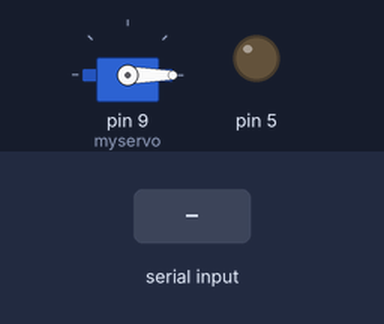
The sketch below on a simulated Arduino Uno, built with avr-gcc and run on an emulated ATmega328P. On the bench: servo, output pins drawn as LEDs (lit = HIGH). The inputs (shaded band) are chosen by the test bench.

Above: at 1.2 s.
1.3 s: "a" received over Serial
At 2.4 s:
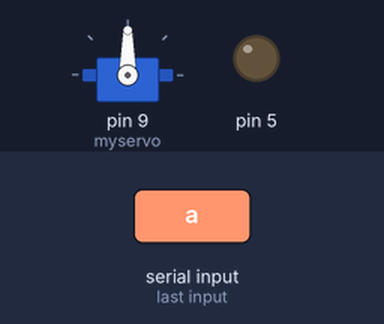
Timing chart, 0 to 4.3 s (numbered marks = the images above; inputs shaded):
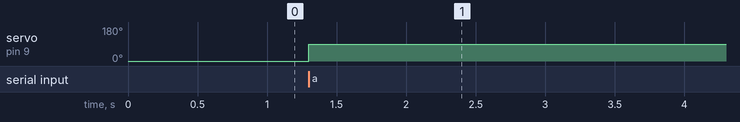

The sketch:

door.ino
```cpp
#include<Servo.h>
Servo myservo;
char d;
int pos;
void setup() {
  // put your setup code here, to run once:
Serial.begin(9600);
pinMode(5,OUTPUT);
myservo.attach(9);
  myservo.write(0);
}

void loop() {
  // put your main code here, to run repeatedly:
  if(Serial.available())
  {
    d=Serial.read();
  }
  if(d=='a')
  {
    pos = 90;
    myservo.write(pos);
    delay(5000);

  }
  else if(d=='b')
  {
    pos = 0;
    myservo.write(pos);
  }
  d="";

}
```

Measured:
- after the input at 1.3 s, servo on pin 9 (myservo): 0° → 90° at once
